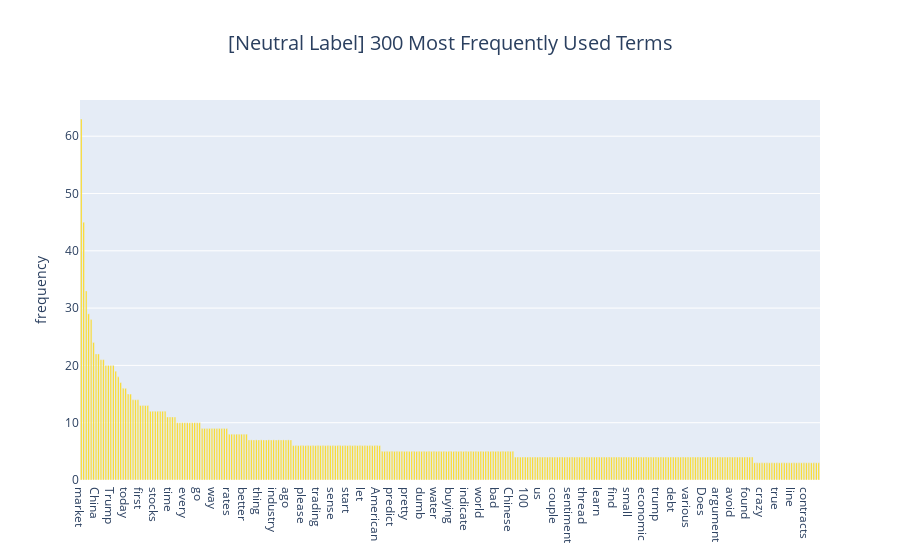
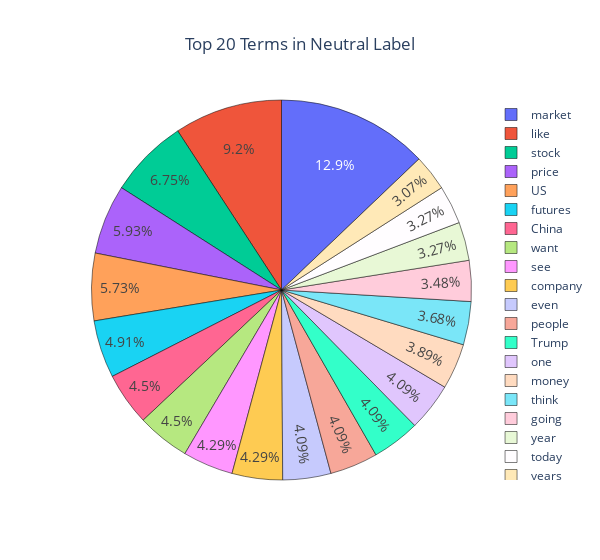

Source (notebook cell) for these figures, in order:
### Code cell
# Analysis attempt on the neutral words
neu_frequency = pd.Series(neu).value_counts()
linefig = go.Figure(go.Bar(x=neu_frequency[:300].index,
                           y=neu_frequency[:300].to_list(),
                           width=0.6,
                           marker=dict(color='gold')))

linefig.update_layout(title=dict(text='[Neutral Label] 300 Most Frequently Used Terms', x=0.5, font=dict(size=20)),
                      yaxis_title='frequency')
linefig.show()

# Top 20 words appeared in the neutral data
piefig = go.Figure(go.Pie(values=neu_frequency[:20].to_list(),
                          labels=neu_frequency[:20].index))

piefig.update_layout(width=600, title='Top 20 Terms in Neutral Label', title_x=0.5)
piefig.update_traces(hoverinfo='label+value', textinfo='percent', textfont_size=14,
                     marker=dict(line=dict(color='black', width=0.5)))
piefig.show()

# Show top 100 neutral words using Wordcloud
cloud_text = ' '.join(w for w in neu_frequency[:100].index.to_list())
neu_cloud = WordCloud(width=1500, height=1000, background_color='floralwhite').generate(cloud_text)
plt.figure(figsize=(10,8), facecolor='floralwhite')
plt.imshow(neu_cloud, interpolation='bilinear')
plt.axis('off')
plt.title('Top 100 Terms in Neutral Label', y=1.05, fontsize=16)
plt.show()

### Figure 1 — Plotly figure (JSON) as saved in the notebook; plotly's stock layout.template omitted (floating-point values rounded to 4 significant figures; data arrays with more than 128 entries replaced by an {"elided": "..."} marker saying what was removed)
{"data": [{"marker": {"color": "gold"}, "type": "bar", "width": 0.6, "x": {"elided": "300 str values"}, "y": {"elided": "300 int values"}}], "layout": {"title": {"font": {"size": 20}, "text": "[Neutral Label] 300 Most Frequently Used Terms", "x": 0.5}, "yaxis": {"title": {"text": "frequency"}}}}

### Figure 2 — Plotly figure (JSON) as saved in the notebook; plotly's stock layout.template omitted (floating-point values rounded to 4 significant figures)
{"data": [{"hoverinfo": "label+value", "labels": ["market", "like", "stock", "price", "US", "futures", "China", "want", "see", "company", "even", "people", "Trump", "one", "money", "think", "going", "year", "today", "years"], "marker": {"line": {"color": "black", "width": 0.5}}, "textfont": {"size": 14}, "textinfo": "percent", "type": "pie", "values": [63, 45, 33, 29, 28, 24, 22, 22, 21, 21, 20, 20, 20, 20, 19, 18, 17, 16, 16, 15]}], "layout": {"title": {"text": "Top 20 Terms in Neutral Label", "x": 0.5}, "width": 600}}
